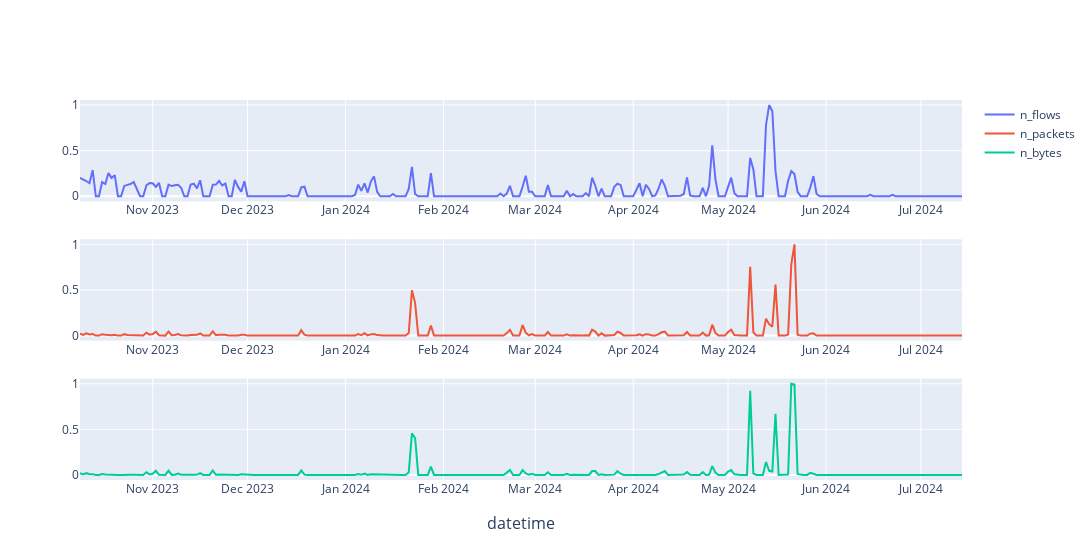

Here is the notebook cell this chart was saved with:
### Code cell
time_based_dataset.plot(ts_id=443967, plot_type="line", features="config", feature_per_plot=True, time_format="datetime", use_transformers=True)

### Figure 1 — Plotly figure (JSON) as saved in the notebook; plotly's stock layout.template omitted (floating-point values rounded to 4 significant figures; data arrays with more than 128 entries replaced by an {"elided": "..."} marker saying what was removed)
{"data": [{"mode": "lines", "name": "n_flows", "type": "scatter", "x": {"elided": "280 str values"}, "xaxis": "x", "y": {"elided": "280 float values"}, "yaxis": "y"}, {"mode": "lines", "name": "n_packets", "type": "scatter", "x": {"elided": "280 str values"}, "xaxis": "x2", "y": {"elided": "280 float values"}, "yaxis": "y2"}, {"mode": "lines", "name": "n_bytes", "type": "scatter", "x": {"elided": "280 str values"}, "xaxis": "x3", "y": {"elided": "280 float values"}, "yaxis": "y3"}], "layout": {"annotations": [{"font": {"size": 16}, "showarrow": false, "text": "datetime", "x": 0.5, "xanchor": "center", "xref": "paper", "y": 0, "yanchor": "top", "yref": "paper", "yshift": -30}], "autosize": false, "height": 560, "showlegend": true, "width": 2000, "xaxis": {"anchor": "y", "domain": [0, 1]}, "xaxis2": {"anchor": "y2", "domain": [0, 1]}, "xaxis3": {"anchor": "y3", "domain": [0, 1]}, "yaxis": {"anchor": "x", "domain": [0.7333, 1]}, "yaxis2": {"anchor": "x2", "domain": [0.3667, 0.6333]}, "yaxis3": {"anchor": "x3", "domain": [0, 0.2667]}}}
